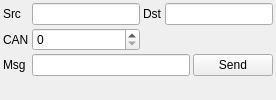
      <widget class="QWidget" name="m17Page">
       <attribute name="title">
        <string>M17</string>
       </attribute>
       <layout class="QGridLayout" name="m17PageLayout" columnstretch="0,1,0,1">
        <property name="leftMargin">
         <number>3</number>
        </property>
        <property name="topMargin">
         <number>3</number>
        </property>
        <property name="rightMargin">
         <number>3</number>
        </property>
        <property name="bottomMargin">
         <number>3</number>
        </property>
        <property name="spacing">
         <number>3</number>
        </property>
        <item row="0" column="0">
         <widget class="QLabel" name="m17SourceLabel">
          <property name="text">
           <string>Src</string>
          </property>
         </widget>
        </item>
        <item row="0" column="1">
         <widget class="QLineEdit" name="m17Source">
          <property name="toolTip">
           <string>Source callsign (up to 9 characters: A-Z, 0-9, - / .)</string>
          </property>
          <property name="maxLength">
           <number>9</number>
          </property>
         </widget>
        </item>
        <item row="0" column="2">
         <widget class="QLabel" name="m17DestinationLabel">
          <property name="text">
           <string>Dst</string>
          </property>
         </widget>
        </item>
        <item row="0" column="3">
         <widget class="QLineEdit" name="m17Destination">
          <property name="toolTip">
           <string>Destination callsign, empty or ALL for everyone</string>
          </property>
          <property name="maxLength">
           <number>9</number>
          </property>
         </widget>
        </item>
        <item row="1" column="0">
         <widget class="QLabel" name="m17CANLabel">
          <property name="text">
           <string>CAN</string>
          </property>
         </widget>
        </item>
        <item row="1" column="1">
         <widget class="QSpinBox" name="m17CAN">
          <property name="toolTip">
           <string>Channel access number (0 to 15), the M17 equivalent of a colour code</string>
          </property>
          <property name="maximum">
           <number>15</number>
          </property>
         </widget>
        </item>
        <item row="2" column="0">
         <widget class="QLabel" name="m17MessageLabel">
          <property name="text">
           <string>Msg</string>
          </property>
         </widget>
        </item>
        <item row="2" column="1" colspan="3">
         <layout class="QHBoxLayout" name="m17MessageLayout">
          <property name="spacing">
           <number>3</number>
          </property>
          <item>
           <widget class="QLineEdit" name="m17Message">
            <property name="toolTip">
             <string>Text message: sent as an SMS packet transmission of its own when the input is None, or by the Send button</string>
            </property>
           </widget>
          </item>
          <item>
           <widget class="QPushButton" name="m17Send">
            <property name="toolTip">
             <string>Send the message now as a packet transmission (keys up and down by itself)</string>
            </property>
            <property name="text">
             <string>Send</string>
            </property>
           </widget>
          </item>
         </layout>
        </item>
        <item row="3" column="0" colspan="4">
         <spacer name="m17Spacer">
          <property name="orientation">
           <enum>Qt::Orientation::Vertical</enum>
          </property>
          <property name="sizeHint" stdset="0">
           <size>
            <width>20</width>
            <height>0</height>
           </size>
          </property>
         </spacer>
        </item>
       </layout>
      </widget>
